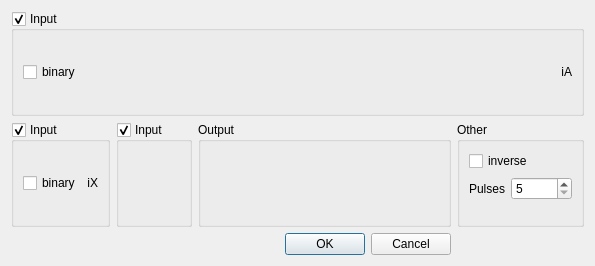
<?xml version="1.0" encoding="UTF-8"?>
<ui version="4.0">
 <class>WLEditMPGWidget</class>
 <widget class="QDialog" name="WLEditMPGWidget">
  <property name="geometry">
   <rect>
    <x>0</x>
    <y>0</y>
    <width>595</width>
    <height>266</height>
   </rect>
  </property>
  <property name="sizePolicy">
   <sizepolicy hsizetype="Preferred" vsizetype="Preferred">
    <horstretch>0</horstretch>
    <verstretch>0</verstretch>
   </sizepolicy>
  </property>
  <property name="maximumSize">
   <size>
    <width>16777215</width>
    <height>16777215</height>
   </size>
  </property>
  <property name="windowTitle">
   <string>Edit MPG</string>
  </property>
  <layout class="QGridLayout" name="gridLayout_3">
   <item row="1" column="3">
    <widget class="QGroupBox" name="groupBox">
     <property name="title">
      <string>Other</string>
     </property>
     <layout class="QGridLayout" name="gridLayout">
      <item row="1" column="1">
       <widget class="QSpinBox" name="sbPulses">
        <property name="minimum">
         <number>5</number>
        </property>
        <property name="maximum">
         <number>20000</number>
        </property>
       </widget>
      </item>
      <item row="1" column="0">
       <widget class="QLabel" name="label">
        <property name="sizePolicy">
         <sizepolicy hsizetype="Minimum" vsizetype="Preferred">
          <horstretch>0</horstretch>
          <verstretch>0</verstretch>
         </sizepolicy>
        </property>
        <property name="text">
         <string>Pulses</string>
        </property>
       </widget>
      </item>
      <item row="2" column="0" colspan="2">
       <widget class="WLEditIOWidget" name="encoder" native="true">
        <property name="sizePolicy">
         <sizepolicy hsizetype="Minimum" vsizetype="Preferred">
          <horstretch>0</horstretch>
          <verstretch>0</verstretch>
         </sizepolicy>
        </property>
       </widget>
      </item>
      <item row="0" column="0" colspan="2">
       <widget class="QCheckBox" name="cbInv">
        <property name="sizePolicy">
         <sizepolicy hsizetype="Minimum" vsizetype="Fixed">
          <horstretch>0</horstretch>
          <verstretch>0</verstretch>
         </sizepolicy>
        </property>
        <property name="text">
         <string>inverse</string>
        </property>
       </widget>
      </item>
     </layout>
    </widget>
   </item>
   <item row="1" column="1">
    <widget class="QGroupBox" name="gbInV">
     <property name="title">
      <string>Input</string>
     </property>
     <property name="checkable">
      <bool>true</bool>
     </property>
     <layout class="QGridLayout" name="gridLayout_2">
      <item row="0" column="0">
       <widget class="WLEditIOWidget" name="editInV" native="true"/>
      </item>
     </layout>
    </widget>
   </item>
   <item row="1" column="0">
    <widget class="QGroupBox" name="gbInX">
     <property name="title">
      <string>Input</string>
     </property>
     <property name="checkable">
      <bool>true</bool>
     </property>
     <layout class="QGridLayout" name="gridLayout_7">
      <item row="0" column="0">
       <widget class="QCheckBox" name="cbInXbianry">
        <property name="text">
         <string>binary</string>
        </property>
       </widget>
      </item>
      <item row="0" column="1">
       <widget class="QLabel" name="labelX">
        <property name="text">
         <string notr="true">iX</string>
        </property>
        <property name="alignment">
         <set>Qt::AlignRight|Qt::AlignTrailing|Qt::AlignVCenter</set>
        </property>
       </widget>
      </item>
      <item row="1" column="0" colspan="2">
       <layout class="QHBoxLayout" name="vLayoutInputX"/>
      </item>
     </layout>
    </widget>
   </item>
   <item row="0" column="0" colspan="4">
    <widget class="QGroupBox" name="gbInA">
     <property name="title">
      <string>Input</string>
     </property>
     <property name="checkable">
      <bool>true</bool>
     </property>
     <layout class="QGridLayout" name="gridLayout_6">
      <item row="0" column="0">
       <widget class="QCheckBox" name="cbInAbianry">
        <property name="text">
         <string>binary</string>
        </property>
       </widget>
      </item>
      <item row="0" column="1">
       <widget class="QLabel" name="labelA">
        <property name="text">
         <string notr="true">iA</string>
        </property>
        <property name="alignment">
         <set>Qt::AlignRight|Qt::AlignTrailing|Qt::AlignVCenter</set>
        </property>
       </widget>
      </item>
      <item row="2" column="0" colspan="2">
       <layout class="QHBoxLayout" name="vLayoutInputAxis"/>
      </item>
     </layout>
    </widget>
   </item>
   <item row="1" column="2">
    <widget class="QGroupBox" name="groupBox_4">
     <property name="title">
      <string>Output</string>
     </property>
     <layout class="QGridLayout" name="gridLayout_5">
      <item row="0" column="0">
       <widget class="WLEditIOWidget" name="editOutENB" native="true"/>
      </item>
     </layout>
    </widget>
   </item>
   <item row="2" column="2">
    <widget class="QDialogButtonBox" name="buttonBox">
     <property name="orientation">
      <enum>Qt::Horizontal</enum>
     </property>
     <property name="standardButtons">
      <set>QDialogButtonBox::Cancel|QDialogButtonBox::Ok</set>
     </property>
     <property name="centerButtons">
      <bool>false</bool>
     </property>
    </widget>
   </item>
  </layout>
 </widget>
 <customwidgets>
  <customwidget>
   <class>WLEditIOWidget</class>
   <extends>QWidget</extends>
   <header>wleditiowidget.h</header>
   <container>1</container>
  </customwidget>
 </customwidgets>
 <resources/>
 <connections>
  <connection>
   <sender>buttonBox</sender>
   <signal>accepted()</signal>
   <receiver>WLEditMPGWidget</receiver>
   <slot>accept()</slot>
   <hints>
    <hint type="sourcelabel">
     <x>248</x>
     <y>254</y>
    </hint>
    <hint type="destinationlabel">
     <x>157</x>
     <y>274</y>
    </hint>
   </hints>
  </connection>
  <connection>
   <sender>buttonBox</sender>
   <signal>rejected()</signal>
   <receiver>WLEditMPGWidget</receiver>
   <slot>reject()</slot>
   <hints>
    <hint type="sourcelabel">
     <x>316</x>
     <y>260</y>
    </hint>
    <hint type="destinationlabel">
     <x>286</x>
     <y>274</y>
    </hint>
   </hints>
  </connection>
 </connections>
</ui>
